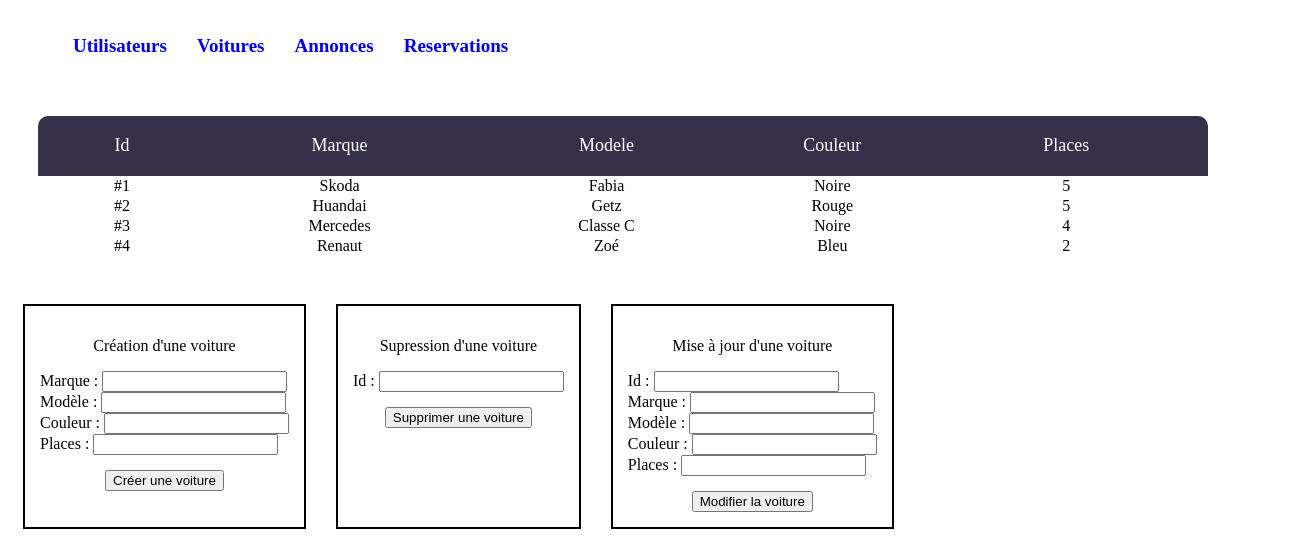
The app's page /cars.php with its own data.
### tables this page shows
CREATE TABLE `cars` (
  `id` int(11) NOT NULL,
  `brand` varchar(255) NOT NULL,
  `model` varchar(255) NOT NULL,
  `color` varchar(255) NOT NULL,
  `nbrSlots` int(11) NOT NULL
);

### class/Services/DataBaseService.php (called while the page is built, shortened)
<?php
class DataBaseService
{
    private $connection;
    public function __construct()
    {
        try {
            $this->connection = new PDO(
                'mysql:host=' . self::HOST . ';port=' . self::PORT . ';dbname=' . self::DATABASE_NAME,
                self::MYSQL_USER,
                self::MYSQL_PASSWORD
            );
            $this->connection->exec("SET CHARACTER SET utf8");
        } catch (Exception $e) {
            echo 'Erreur : ' . $e->getMessage();
        }
    }
    public function getCars(): array
    {
        $cars = [];
        $sql = 'SELECT * FROM cars';
        $query = $this->connection->query($sql);
        $results = $query->fetchAll(PDO::FETCH_ASSOC);
        if (!empty($results)) {
            $cars = $results;
        }
        return $cars;
    }
}

### class/Services/CarsService.php (called while the page is built, shortened)
<?php
class CarsService
{
    public function getCars(): array
    {
        $cars = [];
        $dataBaseService = new DataBaseService();
        $carsDTO = $dataBaseService->getCars();
        if (!empty($carsDTO)) {
            foreach ($carsDTO as $carDTO) {
                $car = new Car();
                $car->setId($carDTO['id']);
                $car->setBrand($carDTO['brand']);
                $car->setModel($carDTO['model']);
                $car->setColor($carDTO['color']);
                $car->setNbrSlots($carDTO['nbrSlots']);
                $cars[] = $car;
            }
        }
        return $cars;
    }
}

### class/Entities/Car.php (called while the page is built, shortened)
<?php
class Car
{
    private $id;
    private $brand;
    private $model;
    private $color;
    private $nbrSlots;
    public function getId(): string
    {
        return $this->id;
    }
    public function setId(string $id): self
    {
        $this->id = $id;
        return $this;
    }
    public function getBrand(): string
    {
        return $this->brand;
    }
    public function setBrand(string $brand): self
    {
        $this->brand = $brand;
        return $this;
    }
    public function getModel(): string
    {
        return $this->model;
    }
    public function setModel(string $model): self
    {
        $this->model = $model;
        return $this;
    }
    public function getColor(): string
    {
        return $this->color;
    }
    public function setColor(string $color): self
    {
        $this->color = $color;
        return $this;
    }
    public function getNbrSlots(): int
    {
        return $this->nbrSlots;
    }
    public function setNbrSlots(int $nbrSlots): self
    {
        $this->nbrSlots = $nbrSlots;
        return $this;
    }
}

### class/Controllers/CarsController.php (the view, shortened to what this page needs)
<?php
class CarsController
{
    public function getCars(): string
    {
        $html = '
            <tr class="table100-head">
            <th class="column1">Id</th>
            <th class="column2">Marque</th>
            <th class="column3">Modele</th>
            <th class="column4">Couleur</th>
            <th class="column5">Places</th>
            </tr>
            </thead>
            <tbody>';
        $carsService = new CarsService();
        $cars = $carsService->getCars();
        foreach ($cars as $car) {
            $html .=
                '<tr>' .
                '<td class="column1"> #' . $car->getId() . '</td>' .
                '<td class="column2">' . $car->getBrand() . '</td>' .
                '<td class="column3">' . $car->getModel() . '</td>' .
                '<td class="column4">' . $car->getColor() . '</td>' .
                '<td class="column5">' . $car->getNbrSlots() . '</td>' .
                '</tr>';
        }
        return $html;
    }
}

### style.css (style rules this page uses)
table thead tr { height: 60px; background: #36304a; }
.table100-head th { font-family: OpenSans-Regular; font-size: 18px; color: #fff; line-height: 1.2; font-weight: unset; }
.column1 { width: 100px; text-align: center; }
.column2 { width: 160px; text-align: center; }
.column3 { width: 160px; text-align: center; }
.column4 { width: 110px; text-align: center; }
.column5 { width: 170px; text-align: center; }

### records on screen
cars: id "1", brand "Skoda", model "Fabia", color "Noire", nbrSlots "5"
cars: id "2", brand "Huandai", model "Getz", color "Rouge", nbrSlots "5"
cars: id "3", brand "Mercedes", model "Classe C", color "Noire", nbrSlots "4"
cars: id "4", brand "Renaut", model "Zoé", color "Bleu", nbrSlots "2"
